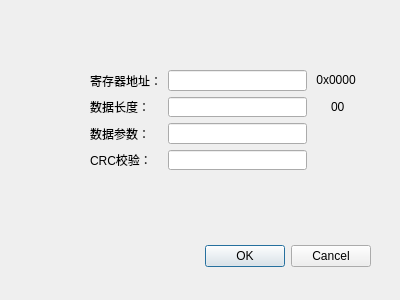
<?xml version="1.0" encoding="UTF-8"?>
<ui version="4.0">
 <class>Dialog</class>
 <widget class="QDialog" name="Dialog">
  <property name="geometry">
   <rect>
    <x>0</x>
    <y>0</y>
    <width>400</width>
    <height>300</height>
   </rect>
  </property>
  <property name="minimumSize">
   <size>
    <width>400</width>
    <height>300</height>
   </size>
  </property>
  <property name="maximumSize">
   <size>
    <width>400</width>
    <height>300</height>
   </size>
  </property>
  <property name="windowTitle">
   <string>Dialog</string>
  </property>
  <widget class="QDialogButtonBox" name="buttonBox">
   <property name="geometry">
    <rect>
     <x>30</x>
     <y>240</y>
     <width>341</width>
     <height>32</height>
    </rect>
   </property>
   <property name="orientation">
    <enum>Qt::Horizontal</enum>
   </property>
   <property name="standardButtons">
    <set>QDialogButtonBox::Cancel|QDialogButtonBox::Ok</set>
   </property>
  </widget>
  <widget class="QWidget" name="">
   <property name="geometry">
    <rect>
     <x>90</x>
     <y>70</y>
     <width>273</width>
     <height>100</height>
    </rect>
   </property>
   <layout class="QGridLayout" name="gridLayout">
    <item row="0" column="1">
     <widget class="QLineEdit" name="lineEdit"/>
    </item>
    <item row="0" column="2" alignment="Qt::AlignHCenter|Qt::AlignVCenter">
     <widget class="QLabel" name="label_5">
      <property name="minimumSize">
       <size>
        <width>50</width>
        <height>0</height>
       </size>
      </property>
      <property name="text">
       <string> 0x0000</string>
      </property>
     </widget>
    </item>
    <item row="1" column="0">
     <widget class="QLabel" name="label_2">
      <property name="text">
       <string>数据长度：</string>
      </property>
     </widget>
    </item>
    <item row="1" column="1">
     <widget class="QLineEdit" name="lineEdit_2"/>
    </item>
    <item row="1" column="2" alignment="Qt::AlignHCenter">
     <widget class="QLabel" name="label_6">
      <property name="text">
       <string>00</string>
      </property>
     </widget>
    </item>
    <item row="2" column="0">
     <widget class="QLabel" name="label_3">
      <property name="text">
       <string>数据参数：</string>
      </property>
     </widget>
    </item>
    <item row="2" column="1">
     <widget class="QLineEdit" name="lineEdit_3"/>
    </item>
    <item row="3" column="0">
     <widget class="QLabel" name="label_4">
      <property name="text">
       <string>CRC校验：</string>
      </property>
     </widget>
    </item>
    <item row="3" column="1">
     <widget class="QLineEdit" name="lineEdit_4"/>
    </item>
    <item row="0" column="0">
     <widget class="QLabel" name="label">
      <property name="text">
       <string>寄存器地址：</string>
      </property>
     </widget>
    </item>
   </layout>
  </widget>
  <zorder>buttonBox</zorder>
  <zorder>label</zorder>
  <zorder>label_2</zorder>
  <zorder>label_3</zorder>
  <zorder>label_4</zorder>
  <zorder>lineEdit</zorder>
  <zorder>lineEdit_2</zorder>
  <zorder>lineEdit_3</zorder>
  <zorder>lineEdit_4</zorder>
  <zorder>label_5</zorder>
  <zorder>label_6</zorder>
  <zorder>label_7</zorder>
  <zorder>label_8</zorder>
  <zorder>label</zorder>
 </widget>
 <resources/>
 <connections>
  <connection>
   <sender>buttonBox</sender>
   <signal>accepted()</signal>
   <receiver>Dialog</receiver>
   <slot>accept()</slot>
   <hints>
    <hint type="sourcelabel">
     <x>248</x>
     <y>254</y>
    </hint>
    <hint type="destinationlabel">
     <x>157</x>
     <y>274</y>
    </hint>
   </hints>
  </connection>
  <connection>
   <sender>buttonBox</sender>
   <signal>rejected()</signal>
   <receiver>Dialog</receiver>
   <slot>reject()</slot>
   <hints>
    <hint type="sourcelabel">
     <x>316</x>
     <y>260</y>
    </hint>
    <hint type="destinationlabel">
     <x>286</x>
     <y>274</y>
    </hint>
   </hints>
  </connection>
 </connections>
</ui>
